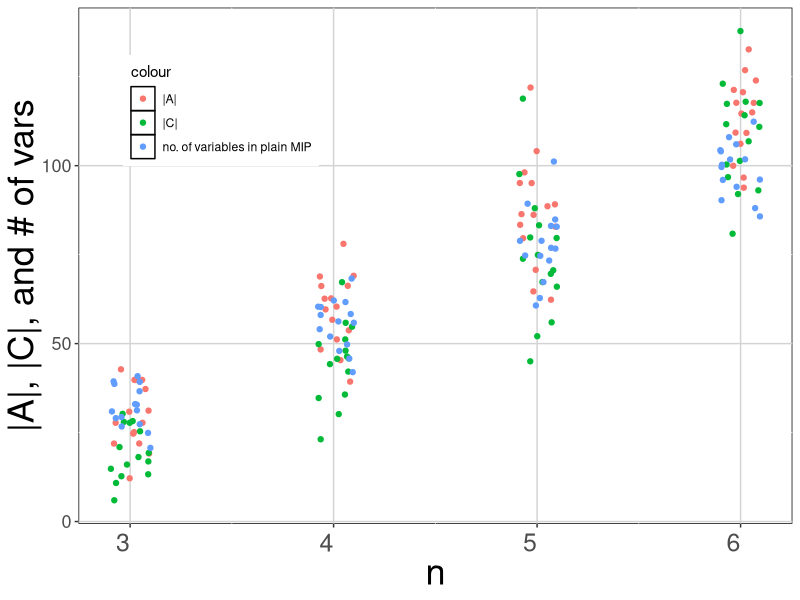
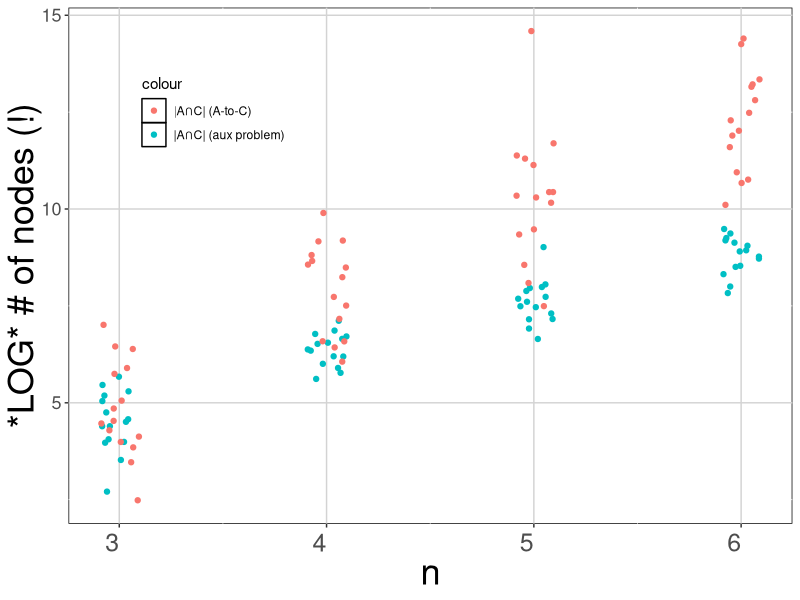
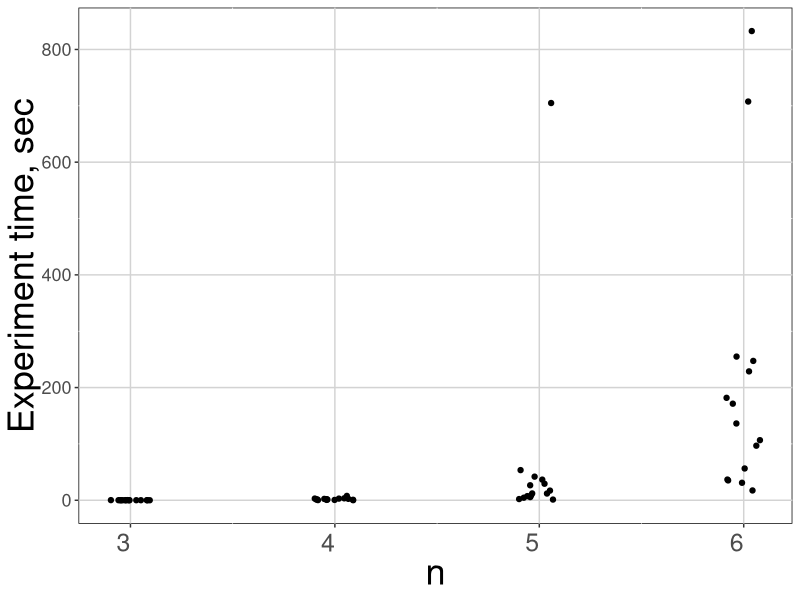
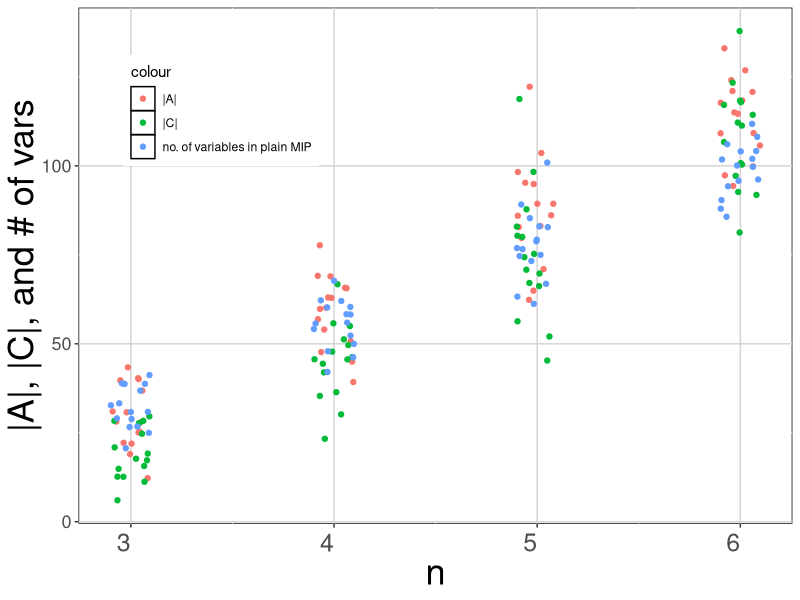
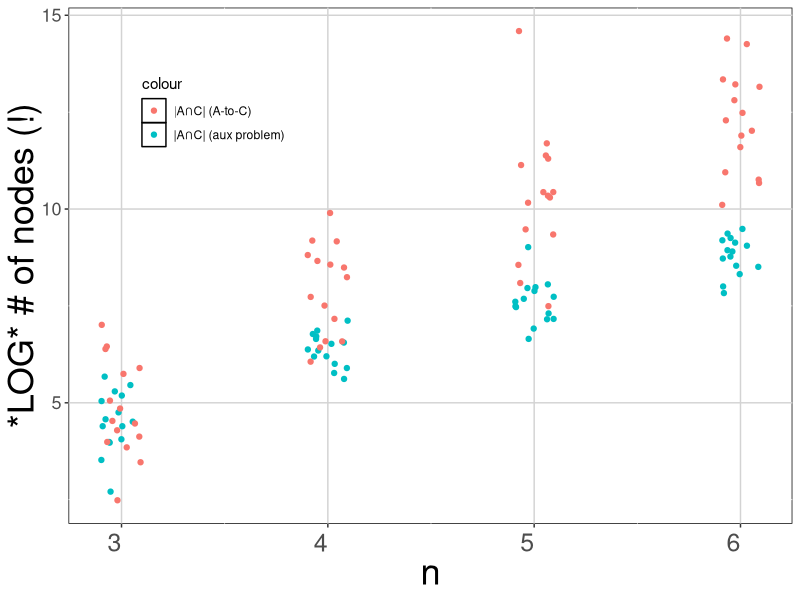
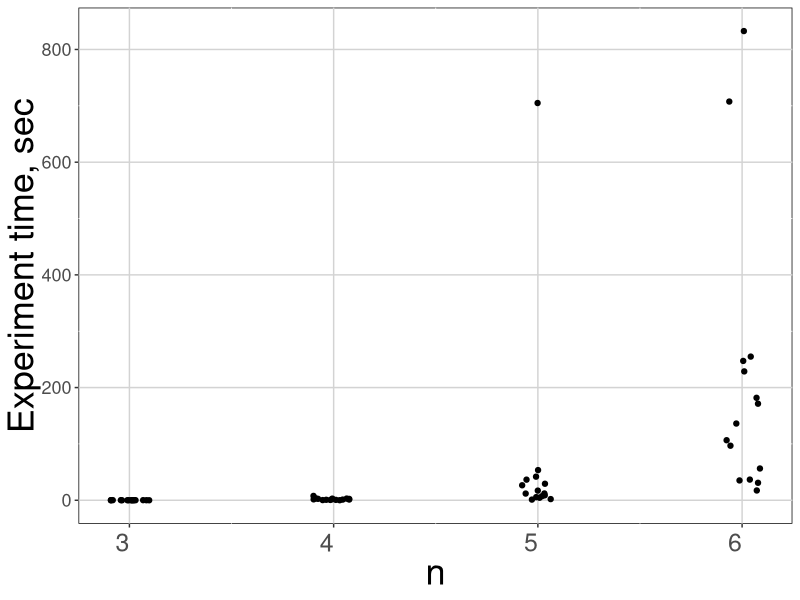

Here is the R script that generated these plots, in order:
library(ggplot2)

df = read.csv("./run_logs/dia_sizes.csv")

ggplot(df) +
    geom_jitter(aes(x = n, y = A_size, color = "|A|"), width = 0.1) +
    geom_jitter(aes(x = n, y = C_size, color = "|C|"), width = 0.1) +
    geom_jitter(aes(x = n, y = plain_MIP_vars, color = "no. of variables in plain MIP"), width = 0.1) +
    theme(
        legend.position = c(0.2, 0.8),
        axis.text.x = element_text(vjust = 0.5, hjust = 1, size = 18),
        axis.text.y = element_text(size = 13),
        axis.title.x = element_text(size = 26),
        axis.title.y = element_text(size = 26, margin = margin(t = 50)),
        panel.background = element_rect(fill = NA, color = "black"),
        panel.grid.major = element_line(
            size = 0.5, linetype = "solid",
            color = "lightgrey"
        )
    )+
  ylab("|A|, |C|, and # of vars")

ggsave("./reports/2021-02-23_Status_BM/AandCsizes.eps")

ggplot(df) +
  geom_jitter(aes(x = n, y = log(int_size), color = "|A∩C| (aux problem)"), width = 0.1) +
  geom_jitter(aes(x = n, y = log(int_size_A2C), color = "|A∩C| (A-to-C)"), width = 0.1)+
  theme(
    legend.position = c(0.2, 0.8),
    axis.text.x = element_text(vjust = 0.5, hjust = 1, size = 18),
    axis.text.y = element_text(size = 13),
    axis.title.x = element_text(size = 26),
    axis.title.y = element_text(size = 26, margin = margin(t = 50)),
    panel.background = element_rect(fill = NA, color = "black"),
    panel.grid.major = element_line(
      size = 0.5, linetype = "solid",
      color = "lightgrey"
    )
  ) +
  ylab("*LOG* # of nodes (!)")

ggsave("./reports/2021-02-23_Status_BM/inter_size.eps")

ggplot(df) +
  geom_jitter(aes(x = n, y = exp_time), width = 0.1)+
  theme(
      legend.position = c(0.2, 0.8),
      axis.text.x = element_text(vjust = 0.5, hjust = 1, size = 18),
      axis.text.y = element_text(size = 13),
      axis.title.x = element_text(size = 26),
      axis.title.y = element_text(size = 26, margin = margin(t = 50)),
      panel.background = element_rect(fill = NA, color = "black"),
      panel.grid.major = element_line(
          size = 0.5, linetype = "solid",
          color = "lightgrey"
      )
  ) +
  ylab("Experiment time, sec")

ggsave("./reports/2021-02-23_Status_BM/runtimes.eps")
